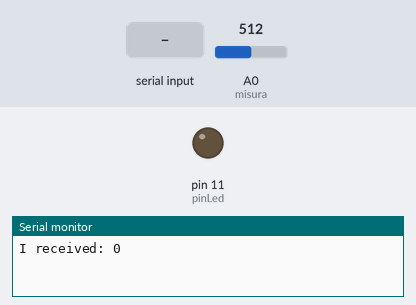
A sketch run on a simulated Arduino Uno, built with avr-gcc and run on an emulated ATmega328P. On the bench: output pins drawn as LEDs (lit = HIGH), the last lines printed to the serial monitor. The test bench sets the inputs (shaded band); at power-on: A0 (misura) = 512.

Above: at 1.2 s.
1.3 s: "on" received over Serial
At 4.6 s:
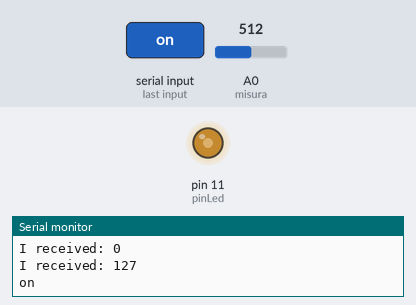
5.5 s: "off" received over Serial
At 8.8 s:
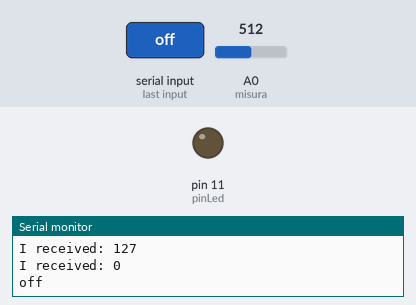
Timing chart, 0 to 10.3 s (numbered marks = the images above; inputs shaded):
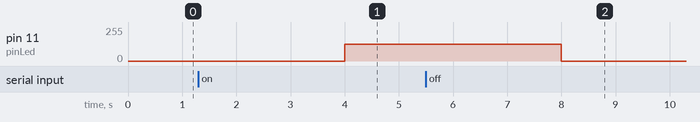

Measured:
- after the input at 1.3 s, pin 11 (pinLed): 0/255 → 127/255 after 2.7 s
- after the input at 5.5 s, pin 11 (pinLed): 127/255 → 0/255 after 2.5 s

The sketch:

partitore_apr09a.ino
```cpp
int misura = 0;
int pinLed = 11;
int val = 0;
int inputVal = 0;
String  accensione = "";

void setup() {

Serial.begin(9600);
  // put your setup code here, to run once:
pinMode (pinLed, OUTPUT);
}

void loop() {
  // put your main code here, to run repeatedly:
 val = analogRead (misura);

// val= val/4;
//if (Serial.available() > 0) {
    accensione = Serial.readString();
 //inputVal = map (val, 0, 1023, 0, 254);

  if (accensione == "on"){
    inputVal = map (val, 0, 1023, 0, 254);

  }else if (accensione == "off"){
    inputVal = 0;
    }
                // say what you got:
    Serial.print("I received: ");
    Serial.println(inputVal, DEC);
    Serial.println(accensione);
//}
/*
 Serial.print("valore letto da analogRead() = ");
 Serial.println(val);
 Serial.print("valore letto da map() = ");
 Serial.println(inputVal);
 Serial.print("");*/
 delay(1000);

 analogWrite(pinLed,inputVal);

}
```
